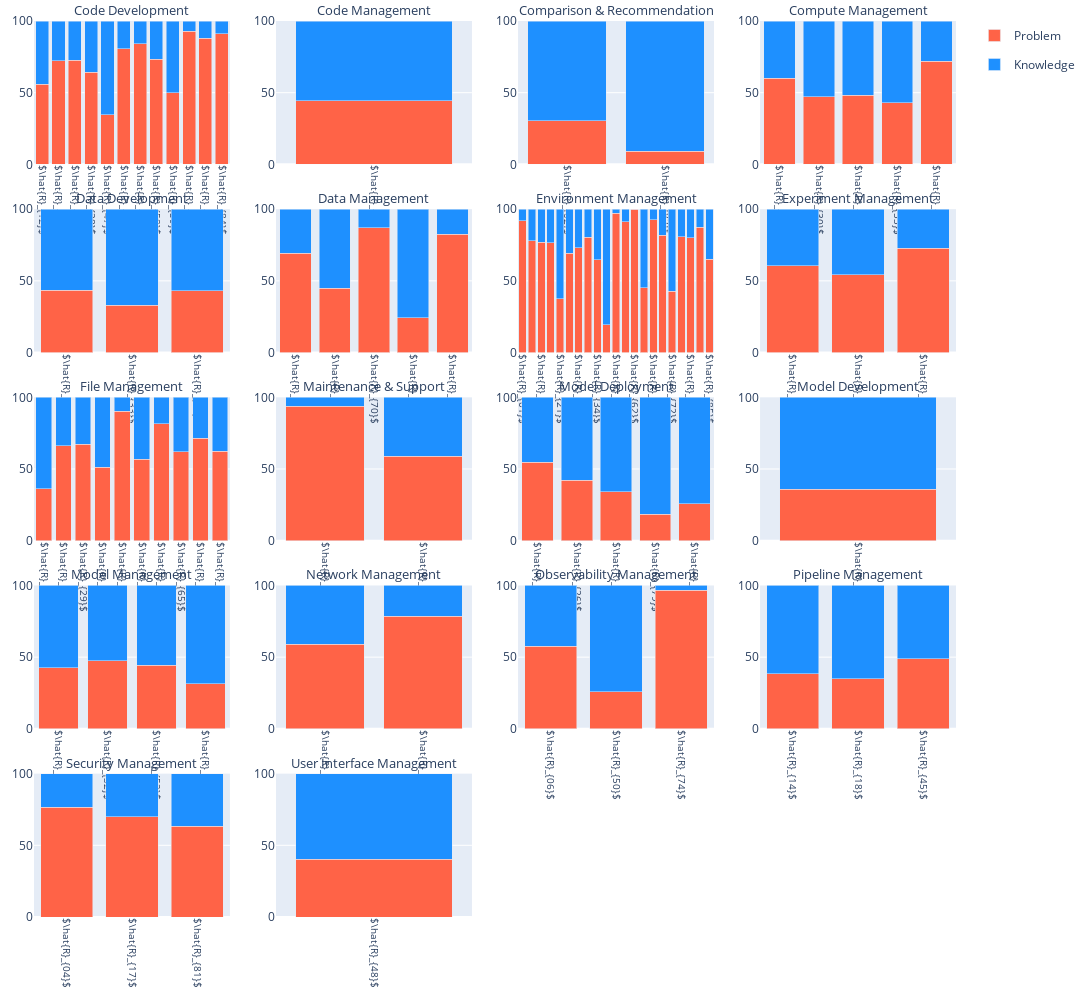

Here is the notebook cell this chart was saved with:
### Code cell
df = pd.read_json(os.path.join(path_rq4, 'macro-topics.json'))

rows = 5
cols = 4
fig = make_subplots(rows=rows, cols=cols, horizontal_spacing=0.05, vertical_spacing=0.05, subplot_titles=[macro_topic_indexing[i] for i in sorted(df['Resolution_summary_topic_macro'].unique())])

for macro_name, macro_group in df.groupby('Resolution_summary_topic_macro', sort=True):
    categories = []
    frequency_p = []
    frequency_k = [] 
    
    for name, group in macro_group.groupby('Resolution_summary_topic'):
        name = r'$\hat{R}_{0' + str(name+1) + '}$' if name < 9 else r'$\hat{R}_{' + str(name+1) + '}$'
        categories.append(name)
        frequency_p.append(len(group[group['Challenge_type'] == 'problem'])/len(group)*100)
        frequency_k.append(len(group[group['Challenge_type'] == 'knowledge'])/len(group)*100)
    
    row = macro_name // cols + 1
    col = macro_name % cols + 1
    show_legend = True if macro_name == 0 else False
    
    fig.add_trace(go.Bar(
        name='Problem', 
        x=categories, 
        y=frequency_p, 
        legendgroup='Problem', 
        marker_color=color_map['Problem'],
        showlegend=show_legend
    ), row=row, col=col)
    fig.add_trace(go.Bar(
        name='Knowledge', 
        x=categories, 
        y=frequency_k, 
        legendgroup='Knowledge', 
        marker_color=color_map['Knowledge'],
        showlegend=show_legend
    ), row=row, col=col)
    fig.update_xaxes(
        tickangle=90, 
        tickfont=dict(size=10), 
        row=row, 
        col=col
    )

fig.update_yaxes(range=[0, 100])
fig.update_layout(
    barmode='stack',
    width=1200, 
    height=1000,
    margin=go.layout.Margin(
        l=20,  # left margin
        r=20,  # right margin
        b=20,  # bottom margin
        t=20,  # top margin
    )
)
fig.update_annotations(dict(font_size=13))
fig.show()
# fig.write_image(os.path.join(path_rq4, 'Macro-topics group frequency histogram.pdf'))

### Figure 1 — Plotly figure (JSON) as saved in the notebook; plotly's stock layout.template omitted (floating-point values rounded to 4 significant figures)
{"data": [{"legendgroup": "Problem", "marker": {"color": "tomato"}, "name": "Problem", "showlegend": true, "type": "bar", "x": ["$\\hat{R}_{12}$", "$\\hat{R}_{13}$", "$\\hat{R}_{27}$", "$\\hat{R}_{28}$", "$\\hat{R}_{47}$", "$\\hat{R}_{56}$", "$\\hat{R}_{57}$", "$\\hat{R}_{58}$", "$\\hat{R}_{59}$", "$\\hat{R}_{61}$", "$\\hat{R}_{63}$", "$\\hat{R}_{84}$"], "xaxis": "x", "y": [55.96, 72.15, 72.73, 64.15, 34.55, 80.56, 84.21, 73.33, 50, 92.86, 87.88, 91.18], "yaxis": "y"}, {"legendgroup": "Knowledge", "marker": {"color": "dodgerblue"}, "name": "Knowledge", "showlegend": true, "type": "bar", "x": ["$\\hat{R}_{12}$", "$\\hat{R}_{13}$", "$\\hat{R}_{27}$", "$\\hat{R}_{28}$", "$\\hat{R}_{47}$", "$\\hat{R}_{56}$", "$\\hat{R}_{57}$", "$\\hat{R}_{58}$", "$\\hat{R}_{59}$", "$\\hat{R}_{61}$", "$\\hat{R}_{63}$", "$\\hat{R}_{84}$"], "xaxis": "x", "y": [44.04, 27.85, 27.27, 35.85, 65.45, 19.44, 15.79, 26.67, 50, 7.143, 12.12, 8.824], "yaxis": "y"}, {"legendgroup": "Problem", "marker": {"color": "tomato"}, "name": "Problem", "showlegend": false, "type": "bar", "x": ["$\\hat{R}_{43}$"], "xaxis": "x2", "y": [44.44], "yaxis": "y2"}, {"legendgroup": "Knowledge", "marker": {"color": "dodgerblue"}, "name": "Knowledge", "showlegend": false, "type": "bar", "x": ["$\\hat{R}_{43}$"], "xaxis": "x2", "y": [55.56], "yaxis": "y2"}, {"legendgroup": "Problem", "marker": {"color": "tomato"}, "name": "Problem", "showlegend": false, "type": "bar", "x": ["$\\hat{R}_{02}$", "$\\hat{R}_{82}$"], "xaxis": "x3", "y": [30.34, 9.091], "yaxis": "y3"}, {"legendgroup": "Knowledge", "marker": {"color": "dodgerblue"}, "name": "Knowledge", "showlegend": false, "type": "bar", "x": ["$\\hat{R}_{02}$", "$\\hat{R}_{82}$"], "xaxis": "x3", "y": [69.66, 90.91], "yaxis": "y3"}, {"legendgroup": "Problem", "marker": {"color": "tomato"}, "name": "Problem", "showlegend": false, "type": "bar", "x": ["$\\hat{R}_{19}$", "$\\hat{R}_{30}$", "$\\hat{R}_{35}$", "$\\hat{R}_{53}$", "$\\hat{R}_{60}$"], "xaxis": "x4", "y": [60, 47.17, 48.08, 42.86, 71.88], "yaxis": "y4"}, {"legendgroup": "Knowledge", "marker": {"color": "dodgerblue"}, "name": "Knowledge", "showlegend": false, "type": "bar", "x": ["$\\hat{R}_{19}$", "$\\hat{R}_{30}$", "$\\hat{R}_{35}$", "$\\hat{R}_{53}$", "$\\hat{R}_{60}$"], "xaxis": "x4", "y": [40, 52.83, 51.92, 57.14, 28.12], "yaxis": "y4"}, {"legendgroup": "Problem", "marker": {"color": "tomato"}, "name": "Problem", "showlegend": false, "type": "bar", "x": ["$\\hat{R}_{31}$", "$\\hat{R}_{33}$", "$\\hat{R}_{54}$"], "xaxis": "x5", "y": [43.55, 32.84, 43.24], "yaxis": "y5"}, {"legendgroup": "Knowledge", "marker": {"color": "dodgerblue"}, "name": "Knowledge", "showlegend": false, "type": "bar", "x": ["$\\hat{R}_{31}$", "$\\hat{R}_{33}$", "$\\hat{R}_{54}$"], "xaxis": "x5", "y": [56.45, 67.16, 56.76], "yaxis": "y5"}, {"legendgroup": "Problem", "marker": {"color": "tomato"}, "name": "Problem", "showlegend": false, "type": "bar", "x": ["$\\hat{R}_{40}$", "$\\hat{R}_{42}$", "$\\hat{R}_{70}$", "$\\hat{R}_{75}$", "$\\hat{R}_{77}$"], "xaxis": "x6", "y": [69.35, 45, 87.18, 24.24, 82.61], "yaxis": "y6"}, {"legendgroup": "Knowledge", "marker": {"color": "dodgerblue"}, "name": "Knowledge", "showlegend": false, "type": "bar", "x": ["$\\hat{R}_{40}$", "$\\hat{R}_{42}$", "$\\hat{R}_{70}$", "$\\hat{R}_{75}$", "$\\hat{R}_{77}$"], "xaxis": "x6", "y": [30.65, 55.0, 12.82, 75.76, 17.39], "yaxis": "y6"}, {"legendgroup": "Problem", "marker": {"color": "tomato"}, "name": "Problem", "showlegend": false, "type": "bar", "x": ["$\\hat{R}_{01}$", "$\\hat{R}_{05}$", "$\\hat{R}_{07}$", "$\\hat{R}_{15}$", "$\\hat{R}_{21}$", "$\\hat{R}_{22}$", "$\\hat{R}_{23}$", "$\\hat{R}_{25}$", "$\\hat{R}_{34}$", "$\\hat{R}_{37}$", "$\\hat{R}_{41}$", "$\\hat{R}_{44}$", "$\\hat{R}_{62}$", "$\\hat{R}_{66}$", "$\\hat{R}_{67}$", "$\\hat{R}_{69}$", "$\\hat{R}_{72}$", "$\\hat{R}_{73}$", "$\\hat{R}_{76}$", "$\\hat{R}_{78}$", "$\\hat{R}_{85}$"], "xaxis": "x7", "y": [92.05, 78.12, 77.01, 76.56, 37.5, 69.39, 73.02, 80.39, 64.58, 19.51, 97.22, 91.18, 100, 45.16, 92.59, 81.82, 42.86, 80.77, 80, 87.5, 65], "yaxis": "y7"}, {"legendgroup": "Knowledge", "marker": {"color": "dodgerblue"}, "name": "Knowledge", "showlegend": false, "type": "bar", "x": ["$\\hat{R}_{01}$", "$\\hat{R}_{05}$", "$\\hat{R}_{07}$", "$\\hat{R}_{15}$", "$\\hat{R}_{21}$", "$\\hat{R}_{22}$", "$\\hat{R}_{23}$", "$\\hat{R}_{25}$", "$\\hat{R}_{34}$", "$\\hat{R}_{37}$", "$\\hat{R}_{41}$", "$\\hat{R}_{44}$", "$\\hat{R}_{62}$", "$\\hat{R}_{66}$", "$\\hat{R}_{67}$", "$\\hat{R}_{69}$", "$\\hat{R}_{72}$", "$\\hat{R}_{73}$", "$\\hat{R}_{76}$", "$\\hat{R}_{78}$", "$\\hat{R}_{85}$"], "xaxis": "x7", "y": [7.955, 21.88, 22.99, 23.44, 62.5, 30.61, 26.98, 19.61, 35.42, 80.49, 2.778, 8.824, 0, 54.84, 7.407, 18.18, 57.14, 19.23, 20, 12.5, 35], "yaxis": "y7"}, {"legendgroup": "Problem", "marker": {"color": "tomato"}, "name": "Problem", "showlegend": false, "type": "bar", "x": ["$\\hat{R}_{11}$", "$\\hat{R}_{39}$", "$\\hat{R}_{83}$"], "xaxis": "x8", "y": [60.49, 54.17, 72.73], "yaxis": "y8"}, {"legendgroup": "Knowledge", "marker": {"color": "dodgerblue"}, "name": "Knowledge", "showlegend": false, "type": "bar", "x": ["$\\hat{R}_{11}$", "$\\hat{R}_{39}$", "$\\hat{R}_{83}$"], "xaxis": "x8", "y": [39.51, 45.83, 27.27], "yaxis": "y8"}, {"legendgroup": "Problem", "marker": {"color": "tomato"}, "name": "Problem", "showlegend": false, "type": "bar", "x": ["$\\hat{R}_{16}$", "$\\hat{R}_{20}$", "$\\hat{R}_{29}$", "$\\hat{R}_{36}$", "$\\hat{R}_{49}$", "$\\hat{R}_{55}$", "$\\hat{R}_{64}$", "$\\hat{R}_{65}$", "$\\hat{R}_{68}$", "$\\hat{R}_{86}$"], "xaxis": "x9", "y": [36.36, 66.23, 67.35, 51.06, 90.24, 56.76, 81.58, 62.07, 71.43, 62.5], "yaxis": "y9"}, {"legendgroup": "Knowledge", "marker": {"color": "dodgerblue"}, "name": "Knowledge", "showlegend": false, "type": "bar", "x": ["$\\hat{R}_{16}$", "$\\hat{R}_{20}$", "$\\hat{R}_{29}$", "$\\hat{R}_{36}$", "$\\hat{R}_{49}$", "$\\hat{R}_{55}$", "$\\hat{R}_{64}$", "$\\hat{R}_{65}$", "$\\hat{R}_{68}$", "$\\hat{R}_{86}$"], "xaxis": "x9", "y": [63.64, 33.77, 32.65, 48.94, 9.756, 43.24, 18.42, 37.93, 28.57, 37.5], "yaxis": "y9"}, {"legendgroup": "Problem", "marker": {"color": "tomato"}, "name": "Problem", "showlegend": false, "type": "bar", "x": ["$\\hat{R}_{08}$", "$\\hat{R}_{46}$"], "xaxis": "x10", "y": [93.83, 58.73], "yaxis": "y10"}, {"legendgroup": "Knowledge", "marker": {"color": "dodgerblue"}, "name": "Knowledge", "showlegend": false, "type": "bar", "x": ["$\\hat{R}_{08}$", "$\\hat{R}_{46}$"], "xaxis": "x10", "y": [6.173, 41.27], "yaxis": "y10"}, {"legendgroup": "Problem", "marker": {"color": "tomato"}, "name": "Problem", "showlegend": false, "type": "bar", "x": ["$\\hat{R}_{24}$", "$\\hat{R}_{26}$", "$\\hat{R}_{38}$", "$\\hat{R}_{79}$", "$\\hat{R}_{80}$"], "xaxis": "x11", "y": [54.72, 42, 34.04, 18.37, 25.93], "yaxis": "y11"}, {"legendgroup": "Knowledge", "marker": {"color": "dodgerblue"}, "name": "Knowledge", "showlegend": false, "type": "bar", "x": ["$\\hat{R}_{24}$", "$\\hat{R}_{26}$", "$\\hat{R}_{38}$", "$\\hat{R}_{79}$", "$\\hat{R}_{80}$"], "xaxis": "x11", "y": [45.28, 58.0, 65.96, 81.63, 74.07], "yaxis": "y11"}, {"legendgroup": "Problem", "marker": {"color": "tomato"}, "name": "Problem", "showlegend": false, "type": "bar", "x": ["$\\hat{R}_{03}$"], "xaxis": "x12", "y": [35.79], "yaxis": "y12"}, {"legendgroup": "Knowledge", "marker": {"color": "dodgerblue"}, "name": "Knowledge", "showlegend": false, "type": "bar", "x": ["$\\hat{R}_{03}$"], "xaxis": "x12", "y": [64.21], "yaxis": "y12"}, {"legendgroup": "Problem", "marker": {"color": "tomato"}, "name": "Problem", "showlegend": false, "type": "bar", "x": ["$\\hat{R}_{10}$", "$\\hat{R}_{32}$", "$\\hat{R}_{52}$", "$\\hat{R}_{71}$"], "xaxis": "x13", "y": [42.57, 47.37, 44.44, 31.43], "yaxis": "y13"}, {"legendgroup": "Knowledge", "marker": {"color": "dodgerblue"}, "name": "Knowledge", "showlegend": false, "type": "bar", "x": ["$\\hat{R}_{10}$", "$\\hat{R}_{32}$", "$\\hat{R}_{52}$", "$\\hat{R}_{71}$"], "xaxis": "x13", "y": [57.43, 52.63, 55.56, 68.57], "yaxis": "y13"}, {"legendgroup": "Problem", "marker": {"color": "tomato"}, "name": "Problem", "showlegend": false, "type": "bar", "x": ["$\\hat{R}_{09}$", "$\\hat{R}_{51}$"], "xaxis": "x14", "y": [58.95, 78.38], "yaxis": "y14"}, {"legendgroup": "Knowledge", "marker": {"color": "dodgerblue"}, "name": "Knowledge", "showlegend": false, "type": "bar", "x": ["$\\hat{R}_{09}$", "$\\hat{R}_{51}$"], "xaxis": "x14", "y": [41.05, 21.62], "yaxis": "y14"}, {"legendgroup": "Problem", "marker": {"color": "tomato"}, "name": "Problem", "showlegend": false, "type": "bar", "x": ["$\\hat{R}_{06}$", "$\\hat{R}_{50}$", "$\\hat{R}_{74}$"], "xaxis": "x15", "y": [57.78, 25.71, 96.55], "yaxis": "y15"}, {"legendgroup": "Knowledge", "marker": {"color": "dodgerblue"}, "name": "Knowledge", "showlegend": false, "type": "bar", "x": ["$\\hat{R}_{06}$", "$\\hat{R}_{50}$", "$\\hat{R}_{74}$"], "xaxis": "x15", "y": [42.22, 74.29, 3.448], "yaxis": "y15"}, {"legendgroup": "Problem", "marker": {"color": "tomato"}, "name": "Problem", "showlegend": false, "type": "bar", "x": ["$\\hat{R}_{14}$", "$\\hat{R}_{18}$", "$\\hat{R}_{45}$"], "xaxis": "x16", "y": [38.46, 34.92, 48.84], "yaxis": "y16"}, {"legendgroup": "Knowledge", "marker": {"color": "dodgerblue"}, "name": "Knowledge", "showlegend": false, "type": "bar", "x": ["$\\hat{R}_{14}$", "$\\hat{R}_{18}$", "$\\hat{R}_{45}$"], "xaxis": "x16", "y": [61.54, 65.08, 51.16], "yaxis": "y16"}, {"legendgroup": "Problem", "marker": {"color": "tomato"}, "name": "Problem", "showlegend": false, "type": "bar", "x": ["$\\hat{R}_{04}$", "$\\hat{R}_{17}$", "$\\hat{R}_{81}$"], "xaxis": "x17", "y": [76.47, 69.86, 63.33], "yaxis": "y17"}, {"legendgroup": "Knowledge", "marker": {"color": "dodgerblue"}, "name": "Knowledge", "showlegend": false, "type": "bar", "x": ["$\\hat{R}_{04}$", "$\\hat{R}_{17}$", "$\\hat{R}_{81}$"], "xaxis": "x17", "y": [23.53, 30.14, 36.67], "yaxis": "y17"}, {"legendgroup": "Problem", "marker": {"color": "tomato"}, "name": "Problem", "showlegend": false, "type": "bar", "x": ["$\\hat{R}_{48}$"], "xaxis": "x18", "y": [40.43], "yaxis": "y18"}, {"legendgroup": "Knowledge", "marker": {"color": "dodgerblue"}, "name": "Knowledge", "showlegend": false, "type": "bar", "x": ["$\\hat{R}_{48}$"], "xaxis": "x18", "y": [59.57], "yaxis": "y18"}], "layout": {"annotations": [{"font": {"size": 13}, "showarrow": false, "text": "Code Development", "x": 0.1062, "xanchor": "center", "xref": "paper", "y": 1, "yanchor": "bottom", "yref": "paper"}, {"font": {"size": 13}, "showarrow": false, "text": "Code Management", "x": 0.3688, "xanchor": "center", "xref": "paper", "y": 1, "yanchor": "bottom", "yref": "paper"}, {"font": {"size": 13}, "showarrow": false, "text": "Comparison & Recommendation", "x": 0.6313, "xanchor": "center", "xref": "paper", "y": 1, "yanchor": "bottom", "yref": "paper"}, {"font": {"size": 13}, "showarrow": false, "text": "Compute Management", "x": 0.8938, "xanchor": "center", "xref": "paper", "y": 1, "yanchor": "bottom", "yref": "paper"}, {"font": {"size": 13}, "showarrow": false, "text": "Data Development", "x": 0.1062, "xanchor": "center", "xref": "paper", "y": 0.79, "yanchor": "bottom", "yref": "paper"}, {"font": {"size": 13}, "showarrow": false, "text": "Data Management", "x": 0.3688, "xanchor": "center", "xref": "paper", "y": 0.79, "yanchor": "bottom", "yref": "paper"}, {"font": {"size": 13}, "showarrow": false, "text": "Environment Management", "x": 0.6313, "xanchor": "center", "xref": "paper", "y": 0.79, "yanchor": "bottom", "yref": "paper"}, {"font": {"size": 13}, "showarrow": false, "text": "Experiment Management", "x": 0.8938, "xanchor": "center", "xref": "paper", "y": 0.79, "yanchor": "bottom", "yref": "paper"}, {"font": {"size": 13}, "showarrow": false, "text": "File Management", "x": 0.1062, "xanchor": "center", "xref": "paper", "y": 0.58, "yanchor": "bottom", "yref": "paper"}, {"font": {"size": 13}, "showarrow": false, "text": "Maintenance & Support", "x": 0.3688, "xanchor": "center", "xref": "paper", "y": 0.58, "yanchor": "bottom", "yref": "paper"}, {"font": {"size": 13}, "showarrow": false, "text": "Model Deployment", "x": 0.6313, "xanchor": "center", "xref": "paper", "y": 0.58, "yanchor": "bottom", "yref": "paper"}, {"font": {"size": 13}, "showarrow": false, "text": "Model Development", "x": 0.8938, "xanchor": "center", "xref": "paper", "y": 0.58, "yanchor": "bottom", "yref": "paper"}, {"font": {"size": 13}, "showarrow": false, "text": "Model Management", "x": 0.1062, "xanchor": "center", "xref": "paper", "y": 0.37, "yanchor": "bottom", "yref": "paper"}, {"font": {"size": 13}, "showarrow": false, "text": "Network Management", "x": 0.3688, "xanchor": "center", "xref": "paper", "y": 0.37, "yanchor": "bottom", "yref": "paper"}, {"font": {"size": 13}, "showarrow": false, "text": "Observability Management", "x": 0.6313, "xanchor": "center", "xref": "paper", "y": 0.37, "yanchor": "bottom", "yref": "paper"}, {"font": {"size": 13}, "showarrow": false, "text": "Pipeline Management", "x": 0.8938, "xanchor": "center", "xref": "paper", "y": 0.37, "yanchor": "bottom", "yref": "paper"}, {"font": {"size": 13}, "showarrow": false, "text": "Security Management", "x": 0.1062, "xanchor": "center", "xref": "paper", "y": 0.16, "yanchor": "bottom", "yref": "paper"}, {"font": {"size": 13}, "showarrow": false, "text": "User Interface Management", "x": 0.3688, "xanchor": "center", "xref": "paper", "y": 0.16, "yanchor": "bottom", "yref": "paper"}], "barmode": "stack", "height": 1000, "margin": {"b": 20, "l": 20, "r": 20, "t": 20}, "width": 1200, "xaxis": {"anchor": "y", "domain": [0, 0.2125], "tickangle": 90, "tickfont": {"size": 10}}, "xaxis10": {"anchor": "y10", "domain": [0.2625, 0.475], "tickangle": 90, "tickfont": {"size": 10}}, "xaxis11": {"anchor": "y11", "domain": [0.525, 0.7375], "tickangle": 90, "tickfont": {"size": 10}}, "xaxis12": {"anchor": "y12", "domain": [0.7875, 1], "tickangle": 90, "tickfont": {"size": 10}}, "xaxis13": {"anchor": "y13", "domain": [0, 0.2125], "tickangle": 90, "tickfont": {"size": 10}}, "xaxis14": {"anchor": "y14", "domain": [0.2625, 0.475], "tickangle": 90, "tickfont": {"size": 10}}, "xaxis15": {"anchor": "y15", "domain": [0.525, 0.7375], "tickangle": 90, "tickfont": {"size": 10}}, "xaxis16": {"anchor": "y16", "domain": [0.7875, 1], "tickangle": 90, "tickfont": {"size": 10}}, "xaxis17": {"anchor": "y17", "domain": [0, 0.2125], "tickangle": 90, "tickfont": {"size": 10}}, "xaxis18": {"anchor": "y18", "domain": [0.2625, 0.475], "tickangle": 90, "tickfont": {"size": 10}}, "xaxis19": {"anchor": "y19", "domain": [0.525, 0.7375]}, "xaxis2": {"anchor": "y2", "domain": [0.2625, 0.475], "tickangle": 90, "tickfont": {"size": 10}}, "xaxis20": {"anchor": "y20", "domain": [0.7875, 1]}, "xaxis3": {"anchor": "y3", "domain": [0.525, 0.7375], "tickangle": 90, "tickfont": {"size": 10}}, "xaxis4": {"anchor": "y4", "domain": [0.7875, 1], "tickangle": 90, "tickfont": {"size": 10}}, "xaxis5": {"anchor": "y5", "domain": [0, 0.2125], "tickangle": 90, "tickfont": {"size": 10}}, "xaxis6": {"anchor": "y6", "domain": [0.2625, 0.475], "tickangle": 90, "tickfont": {"size": 10}}, "xaxis7": {"anchor": "y7", "domain": [0.525, 0.7375], "tickangle": 90, "tickfont": {"size": 10}}, "xaxis8": {"anchor": "y8", "domain": [0.7875, 1], "tickangle": 90, "tickfont": {"size": 10}}, "xaxis9": {"anchor": "y9", "domain": [0, 0.2125], "tickangle": 90, "tickfont": {"size": 10}}, "yaxis": {"anchor": "x", "domain": [0.84, 1], "range": [0, 100]}, "yaxis10": {"anchor": "x10", "domain": [0.42, 0.58], "range": [0, 100]}, "yaxis11": {"anchor": "x11", "domain": [0.42, 0.58], "range": [0, 100]}, "yaxis12": {"anchor": "x12", "domain": [0.42, 0.58], "range": [0, 100]}, "yaxis13": {"anchor": "x13", "domain": [0.21, 0.37], "range": [0, 100]}, "yaxis14": {"anchor": "x14", "domain": [0.21, 0.37], "range": [0, 100]}, "yaxis15": {"anchor": "x15", "domain": [0.21, 0.37], "range": [0, 100]}, "yaxis16": {"anchor": "x16", "domain": [0.21, 0.37], "range": [0, 100]}, "yaxis17": {"anchor": "x17", "domain": [0, 0.16], "range": [0, 100]}, "yaxis18": {"anchor": "x18", "domain": [0, 0.16], "range": [0, 100]}, "yaxis19": {"anchor": "x19", "domain": [0, 0.16], "range": [0, 100]}, "yaxis2": {"anchor": "x2", "domain": [0.84, 1], "range": [0, 100]}, "yaxis20": {"anchor": "x20", "domain": [0, 0.16], "range": [0, 100]}, "yaxis3": {"anchor": "x3", "domain": [0.84, 1], "range": [0, 100]}, "yaxis4": {"anchor": "x4", "domain": [0.84, 1], "range": [0, 100]}, "yaxis5": {"anchor": "x5", "domain": [0.63, 0.79], "range": [0, 100]}, "yaxis6": {"anchor": "x6", "domain": [0.63, 0.79], "range": [0, 100]}, "yaxis7": {"anchor": "x7", "domain": [0.63, 0.79], "range": [0, 100]}, "yaxis8": {"anchor": "x8", "domain": [0.63, 0.79], "range": [0, 100]}, "yaxis9": {"anchor": "x9", "domain": [0.42, 0.58], "range": [0, 100]}}}
